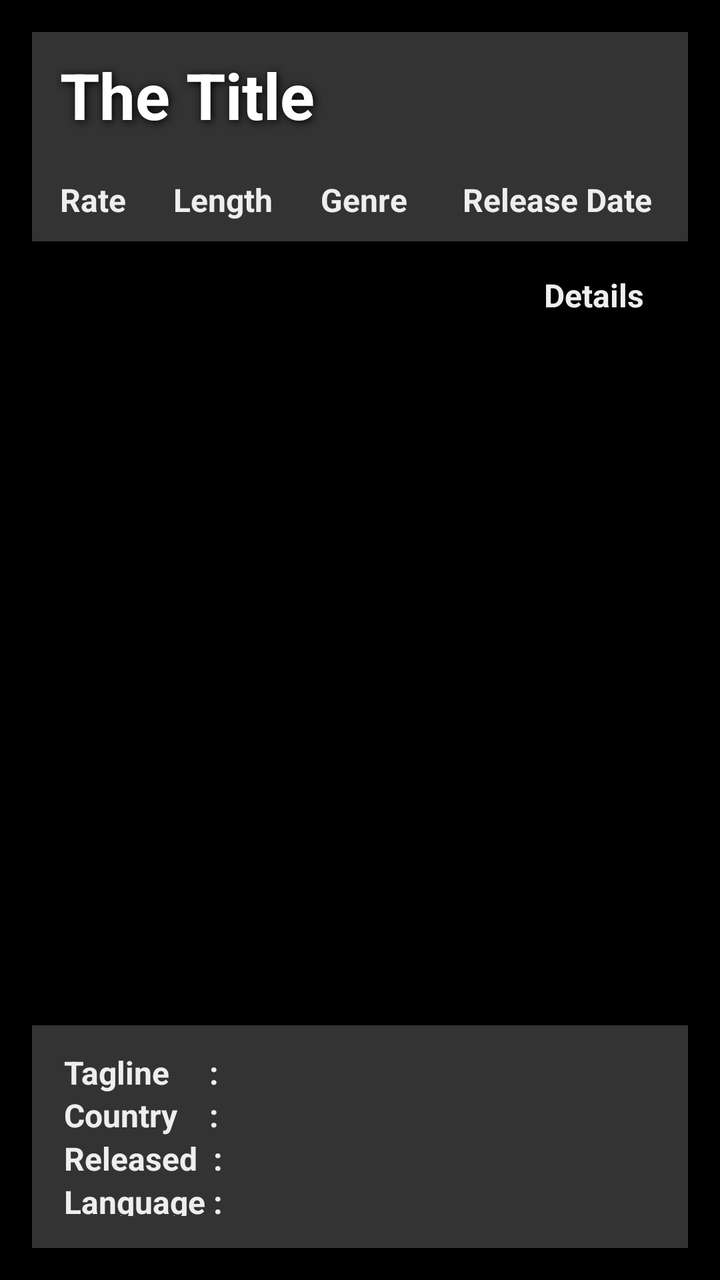
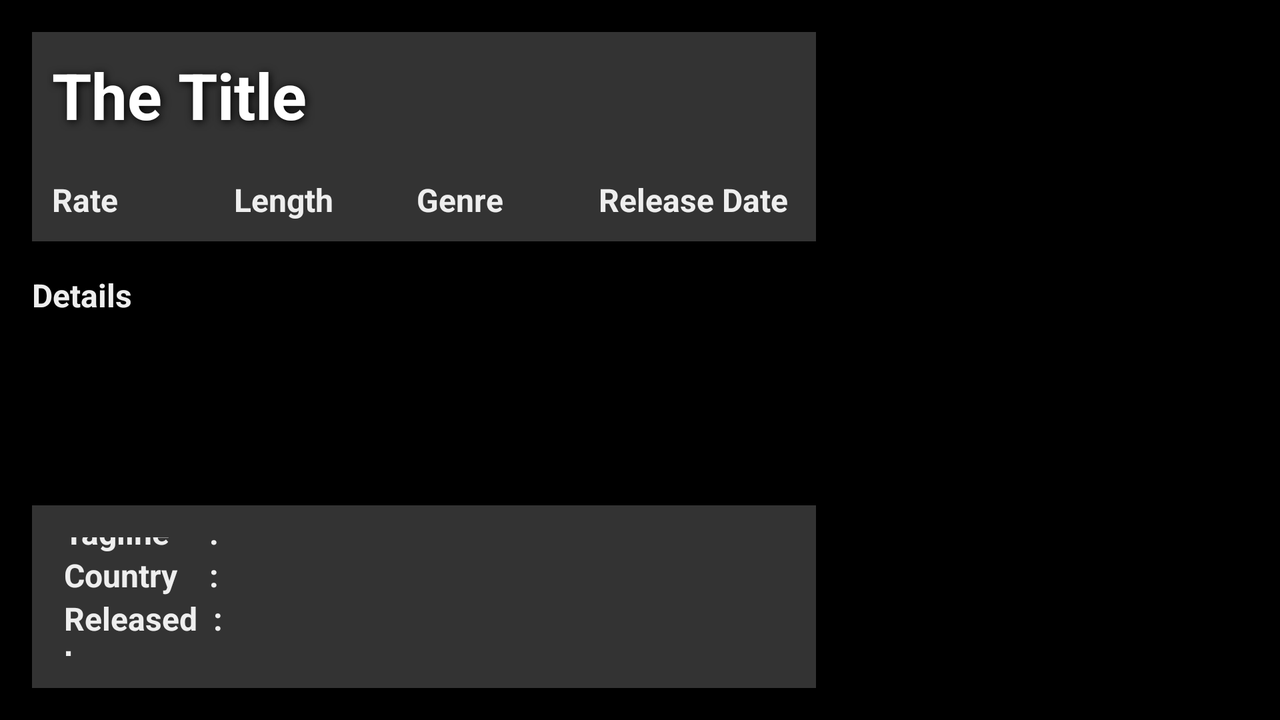

Compare how this app lays out the same screen by default and in its alternative resource folder. The renders come first, then the two layout files and the values they reference.
<!-- AndroidManifest.xml: application theme Theme.Oceanize_BD_towfiqul -->
<!-- res/layout/activity_movie_details.xml -->
<?xml version="1.0" encoding="utf-8"?>
<androidx.constraintlayout.widget.ConstraintLayout xmlns:android="http://schemas.android.com/apk/res/android"
    xmlns:app="http://schemas.android.com/apk/res-auto"
    xmlns:tools="http://schemas.android.com/tools"
    android:layout_width="match_parent"
    android:layout_height="match_parent"
    android:background="@color/black"
    android:layoutAnimation="@anim/layout_animation"
    tools:context=".Activity.MovieDetailsActivity">

    <LinearLayout
        android:id="@+id/linearLayout"
        android:layout_width="match_parent"
        android:layout_height="wrap_content"
        android:layout_margin="@dimen/size_16dp"
        android:background="@color/gray"
        android:orientation="horizontal"
        app:layout_constraintEnd_toEndOf="parent"
        app:layout_constraintStart_toStartOf="parent"
        app:layout_constraintTop_toTopOf="parent">

        <androidx.constraintlayout.widget.ConstraintLayout
            android:id="@+id/title_holder"
            android:layout_width="match_parent"
            android:layout_height="match_parent"
            app:layout_constraintEnd_toEndOf="@+id/linearLayout"
            app:layout_constraintStart_toStartOf="@+id/linearLayout"
            app:layout_constraintTop_toTopOf="@+id/linearLayout">

            <TextView
                android:id="@+id/id_title"
                android:layout_width="0dp"
                android:layout_height="wrap_content"
                android:padding="@dimen/size_10dp"
                android:text="The Title"
                android:shadowRadius="10"
                android:shadowColor="@color/black"
                android:shadowDx="1.5"
                android:shadowDy="1.5"
                android:textColor="@color/white"
                android:textSize="@dimen/text_size_32sp"
                android:textStyle="bold"
                app:layout_constraintStart_toStartOf="@+id/id_rate"
                app:layout_constraintTop_toTopOf="parent"
                tools:ignore="MissingConstraints" />

            <TextView
                android:id="@+id/id_rate"
                android:layout_width="wrap_content"
                android:layout_height="0dp"
                android:layout_weight="1"
                android:background="@color/gray"
                android:padding="@dimen/size_10dp"
                android:text="Rate"
                android:textColor="@color/secondery_text"
                android:textSize="@dimen/text_size_16sp"
                android:textStyle="bold"
                app:layout_constraintBottom_toBottomOf="@+id/id_length"
                app:layout_constraintEnd_toStartOf="@+id/id_length"
                app:layout_constraintHorizontal_bias="0.5"
                app:layout_constraintHorizontal_chainStyle="spread"
                app:layout_constraintStart_toStartOf="parent"
                app:layout_constraintTop_toBottomOf="@+id/id_title"
                tools:ignore="MissingConstraints" />

            <TextView
                android:id="@+id/id_length"
                android:layout_width="wrap_content"
                android:layout_height="0dp"
                android:layout_weight="1"
                android:background="@color/gray"
                android:padding="@dimen/size_10dp"
                android:text="Length"
                android:textColor="@color/secondery_text"
                android:textSize="@dimen/text_size_16sp"
                android:textStyle="bold"
                app:layout_constraintBottom_toBottomOf="parent"
                app:layout_constraintEnd_toStartOf="@+id/id_genre"
                app:layout_constraintHorizontal_bias="0.5"
                app:layout_constraintStart_toEndOf="@+id/id_rate"
                app:layout_constraintTop_toBottomOf="@+id/id_title"
                tools:ignore="MissingConstraints" />

            <TextView
                android:id="@+id/id_genre"
                android:layout_width="wrap_content"
                android:layout_height="wrap_content"
                android:layout_weight="1"
                android:background="@color/gray"
                android:padding="@dimen/size_10dp"
                android:text="Genre "
                android:textColor="@color/secondery_text"
                android:textSize="@dimen/text_size_16sp"
                android:textStyle="bold"
                app:layout_constraintBottom_toBottomOf="parent"
                app:layout_constraintEnd_toStartOf="@+id/id_release_date"
                app:layout_constraintHorizontal_bias="0.5"
                app:layout_constraintStart_toEndOf="@+id/id_length"
                app:layout_constraintTop_toBottomOf="@+id/id_title"
                tools:ignore="MissingConstraints" />

            <TextView
                android:id="@+id/id_release_date"
                android:layout_width="wrap_content"
                android:layout_height="wrap_content"
                android:layout_weight="1"
                android:background="@color/gray"
                android:padding="@dimen/size_10dp"
                android:text="Release Date "
                android:textColor="@color/secondery_text"
                android:textSize="@dimen/text_size_16sp"
                android:textStyle="bold"
                app:layout_constraintBottom_toBottomOf="parent"
                app:layout_constraintEnd_toEndOf="parent"
                app:layout_constraintHorizontal_bias="0.5"
                app:layout_constraintStart_toEndOf="@+id/id_genre"
                app:layout_constraintTop_toBottomOf="@+id/id_title"
                tools:ignore="MissingConstraints" />

        </androidx.constraintlayout.widget.ConstraintLayout>

    </LinearLayout>

    <ImageView
        android:id="@+id/id_poster"
        android:layout_width="@dimen/size_240dp"
        android:layout_height="@dimen/size_360dp"
        android:layout_marginStart="@dimen/size_16dp"
        android:layout_marginLeft="@dimen/size_16dp"
        android:layout_marginTop="@dimen/size_16dp"
        android:background="@drawable/moviel_list_place_holer"
        app:layout_constraintStart_toStartOf="parent"
        app:layout_constraintTop_toBottomOf="@+id/linearLayout" />

    <TextView
        android:id="@+id/id_overview"
        android:layout_width="0dp"
        android:layout_height="0dp"
        android:layout_margin="@dimen/size_16dp"
        android:text="Details"
        android:textColor="@color/secondery_text"
        android:textSize="@dimen/size_16dp"
        android:textStyle="bold"
        app:layout_constraintBottom_toTopOf="@+id/detail_info"
        app:layout_constraintEnd_toEndOf="parent"
        app:layout_constraintStart_toEndOf="@+id/id_poster"
        app:layout_constraintTop_toBottomOf="@+id/linearLayout" />


    <androidx.constraintlayout.widget.ConstraintLayout
        android:id="@+id/detail_info"
        android:layout_width="0dp"
        android:layout_height="0dp"
        android:layout_margin="@dimen/size_16dp"
        android:background="@color/gray"
        android:padding="@dimen/size_16dp"
        android:textColor="@color/secondery_text"
        app:layout_constraintBottom_toBottomOf="parent"
        app:layout_constraintEnd_toEndOf="parent"
        app:layout_constraintStart_toStartOf="parent"
        app:layout_constraintTop_toBottomOf="@+id/id_poster">

        <TextView
            android:id="@+id/id_tagline_heading"
            android:layout_width="wrap_content"
            android:layout_height="wrap_content"
            android:text="Tagline     :"
            android:textColor="@color/secondery_text"
            android:textSize="@dimen/size_16dp"
            android:textStyle="bold"
            app:layout_constraintBottom_toTopOf="@+id/id_country_heading"
            app:layout_constraintStart_toStartOf="parent"
            app:layout_constraintTop_toTopOf="parent" />

        <TextView
            android:id="@+id/id_country_heading"
            android:layout_width="wrap_content"
            android:layout_height="wrap_content"
            android:text="Country    :"
            android:textColor="@color/secondery_text"
            android:textSize="@dimen/size_16dp"
            android:textStyle="bold"

            app:layout_constraintBottom_toTopOf="@+id/id_released_heading"
            app:layout_constraintStart_toStartOf="parent"
            app:layout_constraintTop_toBottomOf="@+id/id_tagline_heading" />

        <TextView
            android:id="@+id/id_released_heading"
            android:layout_width="wrap_content"
            android:layout_height="wrap_content"
            android:text="Released  :"
            android:textColor="@color/secondery_text"
            android:textSize="@dimen/size_16dp"
            android:textStyle="bold"

            app:layout_constraintBottom_toTopOf="@+id/id_language_heading"
            app:layout_constraintStart_toStartOf="parent"
            app:layout_constraintTop_toBottomOf="@+id/id_country_heading" />

        <TextView
            android:id="@+id/id_language_heading"
            android:layout_width="wrap_content"
            android:layout_height="wrap_content"
            android:text="Language :"
            android:textColor="@color/secondery_text"
            android:textSize="@dimen/size_16dp"
            android:textStyle="bold"

            app:layout_constraintBottom_toBottomOf="parent"
            app:layout_constraintStart_toStartOf="parent"
            app:layout_constraintTop_toBottomOf="@+id/id_released_heading" />

        <androidx.constraintlayout.widget.Guideline
            android:id="@+id/guideline"
            android:layout_width="wrap_content"
            android:layout_height="wrap_content"
            android:orientation="vertical"
            app:layout_constraintGuide_begin="111dp" />

        <TextView
            android:id="@+id/id_tagline"
            android:layout_width="0dp"
            android:layout_height="wrap_content"
            android:text=""
            android:textColor="@color/secondery_text"
            android:textSize="@dimen/size_16dp"
            android:textStyle="bold"
            app:layout_constraintBottom_toTopOf="@+id/id_country"
            app:layout_constraintEnd_toEndOf="parent"
            app:layout_constraintStart_toStartOf="@+id/guideline"
            app:layout_constraintTop_toTopOf="parent" />

        <TextView
            android:id="@+id/id_country"
            android:layout_width="wrap_content"
            android:layout_height="wrap_content"
            android:text=""
            android:textColor="@color/secondery_text"
            android:textSize="@dimen/size_16dp"
            android:textStyle="bold"
            app:layout_constraintBottom_toTopOf="@+id/id_released"
            app:layout_constraintStart_toStartOf="@+id/guideline"
            app:layout_constraintTop_toBottomOf="@+id/id_tagline" />

        <TextView
            android:id="@+id/id_released"
            android:layout_width="wrap_content"
            android:layout_height="wrap_content"
            android:text=""
            android:textColor="@color/secondery_text"
            android:textSize="@dimen/size_16dp"
            android:textStyle="bold"
            app:layout_constraintBottom_toTopOf="@+id/id_language"
            app:layout_constraintStart_toStartOf="@+id/guideline"
            app:layout_constraintTop_toBottomOf="@+id/id_country" />

        <TextView
            android:id="@+id/id_language"
            android:layout_width="wrap_content"
            android:layout_height="wrap_content"
            android:text=""
            android:textColor="@color/secondery_text"
            android:textSize="@dimen/size_16dp"
            android:textStyle="bold"
            app:layout_constraintBottom_toBottomOf="parent"
            app:layout_constraintStart_toStartOf="@+id/guideline"
            app:layout_constraintTop_toBottomOf="@+id/id_released" />
    </androidx.constraintlayout.widget.ConstraintLayout>




</androidx.constraintlayout.widget.ConstraintLayout>
<!-- resources referenced by this layout -->
<resources>
  <color name="black">#FF000000</color>
  <color name="gray">#FF333333</color>
  <color name="secondery_text">#FFEEEEEE</color>
  <color name="white">#FFFFFFFF</color>
  <!-- from res/values-sw320dp/ -->
  <dimen name="size_10dp">10dp</dimen>
  <!-- from res/values-sw320dp/ -->
  <dimen name="size_16dp">16dp</dimen>
  <!-- from res/values-sw320dp/ -->
  <dimen name="size_240dp">240dp</dimen>
  <!-- from res/values-sw320dp/ -->
  <dimen name="size_360dp">360dp</dimen>
  <!-- from res/values-sw320dp/ -->
  <dimen name="text_size_16sp">16sp</dimen>
  <dimen name="text_size_32sp">32sp</dimen>
  <style name="Theme.Oceanize_BD_towfiqul" parent="Theme.MaterialComponents.DayNight.NoActionBar">
          
          <item name="colorPrimary">@color/purple_500</item>
          <item name="colorPrimaryVariant">@color/purple_700</item>
          <item name="colorOnPrimary">@color/white</item>
          
          <item name="colorSecondary">@color/teal_200</item>
          <item name="colorSecondaryVariant">@color/teal_700</item>
          <item name="colorOnSecondary">@color/black</item>
          
          <item name="android:statusBarColor" tools:targetApi="l">?attr/colorPrimaryVariant</item>
          
      </style>
  <color name="purple_500">#FF6200EE</color>
  <color name="purple_700">#FF3700B3</color>
  <color name="teal_200">#FF03DAC5</color>
  <color name="teal_700">#FF018786</color>
</resources>
<!-- res/layout-land/activity_movie_details.xml (the author's variant of the layout above) -->
<!-- drawn on the phone turned sideways -->
<?xml version="1.0" encoding="utf-8"?>
<androidx.constraintlayout.widget.ConstraintLayout xmlns:android="http://schemas.android.com/apk/res/android"
    xmlns:app="http://schemas.android.com/apk/res-auto"
    xmlns:tools="http://schemas.android.com/tools"
    android:layout_width="match_parent"
    android:layout_height="match_parent"
    android:background="@color/black"
    android:layoutAnimation="@anim/layout_animation"
    tools:context=".Activity.MovieDetailsActivity">

    <LinearLayout
        android:id="@+id/linearLayout"
        android:layout_width="0dp"
        android:layout_height="wrap_content"
        android:layout_margin="@dimen/size_16dp"
        android:background="@color/gray"
        android:orientation="horizontal"

        app:layout_constraintEnd_toStartOf="@+id/id_poster"
        app:layout_constraintStart_toStartOf="parent"
        app:layout_constraintTop_toTopOf="parent">

        <androidx.constraintlayout.widget.ConstraintLayout
            android:id="@+id/title_holder"
            android:layout_width="match_parent"
            android:layout_height="match_parent"
            app:layout_constraintEnd_toEndOf="@+id/linearLayout"
            app:layout_constraintStart_toStartOf="@+id/linearLayout"
            app:layout_constraintTop_toTopOf="@+id/linearLayout">

            <TextView
                android:id="@+id/id_title"
                android:layout_width="0dp"
                android:layout_height="wrap_content"
                android:padding="@dimen/size_10dp"
                android:shadowColor="@color/black"
                android:shadowDx="1.5"
                android:shadowDy="1.5"
                android:shadowRadius="10"
                android:text="The Title"
                android:textColor="@color/white"
                android:textSize="@dimen/text_size_32sp"
                android:textStyle="bold"
                app:layout_constraintStart_toStartOf="@+id/id_rate"
                app:layout_constraintTop_toTopOf="parent"
                tools:ignore="MissingConstraints" />

            <TextView
                android:id="@+id/id_rate"
                android:layout_width="0dp"
                android:layout_height="0dp"
                android:layout_weight="1"
                android:background="@color/gray"
                android:padding="@dimen/size_10dp"
                android:text="Rate"
                android:textColor="@color/secondery_text"
                android:textSize="@dimen/text_size_16sp"
                android:textStyle="bold"
                app:layout_constraintBottom_toBottomOf="@+id/id_length"
                app:layout_constraintEnd_toStartOf="@+id/id_length"
                app:layout_constraintHorizontal_bias="0.5"
                app:layout_constraintHorizontal_chainStyle="spread"
                app:layout_constraintStart_toStartOf="parent"
                app:layout_constraintTop_toBottomOf="@+id/id_title"
                tools:ignore="MissingConstraints" />

            <TextView
                android:id="@+id/id_length"
                android:layout_width="0dp"
                android:layout_height="0dp"
                android:layout_weight="1"
                android:background="@color/gray"
                android:padding="@dimen/size_10dp"
                android:text="Length"
                android:textColor="@color/secondery_text"
                android:textSize="@dimen/text_size_16sp"
                android:textStyle="bold"
                app:layout_constraintBottom_toBottomOf="parent"
                app:layout_constraintEnd_toStartOf="@+id/id_genre"
                app:layout_constraintHorizontal_bias="0.5"
                app:layout_constraintStart_toEndOf="@+id/id_rate"
                app:layout_constraintTop_toBottomOf="@+id/id_title"
                tools:ignore="MissingConstraints" />

            <TextView
                android:id="@+id/id_genre"
                android:layout_width="0dp"
                android:layout_height="wrap_content"
                android:layout_weight="1"
                android:background="@color/gray"
                android:padding="@dimen/size_10dp"
                android:text="Genre "
                android:textColor="@color/secondery_text"
                android:textSize="@dimen/text_size_16sp"
                android:textStyle="bold"
                app:layout_constraintBottom_toBottomOf="parent"
                app:layout_constraintEnd_toStartOf="@+id/id_release_date"
                app:layout_constraintHorizontal_bias="0.5"
                app:layout_constraintStart_toEndOf="@+id/id_length"
                app:layout_constraintTop_toBottomOf="@+id/id_title"
                tools:ignore="MissingConstraints" />

            <TextView
                android:id="@+id/id_release_date"
                android:layout_width="wrap_content"
                android:layout_height="wrap_content"
                android:layout_weight="1"
                android:background="@color/gray"
                android:padding="@dimen/size_10dp"
                android:text="Release Date "
                android:textColor="@color/secondery_text"
                android:textSize="@dimen/text_size_16sp"
                android:textStyle="bold"
                app:layout_constraintBottom_toBottomOf="parent"
                app:layout_constraintEnd_toEndOf="parent"
                app:layout_constraintHorizontal_bias="0.5"
                app:layout_constraintStart_toEndOf="@+id/id_genre"
                app:layout_constraintTop_toBottomOf="@+id/id_title"
                tools:ignore="MissingConstraints" />

        </androidx.constraintlayout.widget.ConstraintLayout>

    </LinearLayout>

    <ImageView
        android:id="@+id/id_poster"
        android:layout_width="@dimen/size_200dp"
        android:layout_height="@dimen/size_300dp"
        android:layout_marginTop="@dimen/size_16dp"
        android:layout_marginEnd="@dimen/size_16dp"
        android:layout_marginRight="@dimen/size_16dp"
        android:background="@drawable/moviel_list_place_holer"
        app:layout_constraintEnd_toEndOf="parent"
        app:layout_constraintTop_toTopOf="parent" />

    <TextView
        android:id="@+id/id_overview"
        android:layout_width="0dp"
        android:layout_height="100dp"
        android:layout_margin="@dimen/size_16dp"
        android:text="Details"
        android:textColor="@color/secondery_text"
        android:textSize="@dimen/size_16dp"
        android:textStyle="bold"
        app:layout_constraintEnd_toStartOf="@+id/id_poster"
        app:layout_constraintStart_toStartOf="parent"
        app:layout_constraintTop_toBottomOf="@+id/linearLayout" />


    <androidx.constraintlayout.widget.ConstraintLayout
        android:id="@+id/detail_info"
        android:layout_width="0dp"
        android:layout_height="0dp"
        android:layout_margin="@dimen/size_16dp"
        android:background="@color/gray"
        android:padding="@dimen/size_16dp"
        android:textColor="@color/secondery_text"
        app:layout_constraintBottom_toBottomOf="parent"
        app:layout_constraintEnd_toStartOf="@+id/id_poster"
        app:layout_constraintHorizontal_bias="0.031"
        app:layout_constraintStart_toStartOf="parent"
        app:layout_constraintTop_toBottomOf="@+id/id_overview"
        app:layout_constraintVertical_bias="0.0">

        <TextView
            android:id="@+id/id_tagline_heading"
            android:layout_width="wrap_content"
            android:layout_height="wrap_content"
            android:text="Tagline     :"
            android:textColor="@color/secondery_text"
            android:textSize="@dimen/size_16dp"
            android:textStyle="bold"
            app:layout_constraintBottom_toTopOf="@+id/id_country_heading"
            app:layout_constraintStart_toStartOf="parent"
            app:layout_constraintTop_toTopOf="parent" />

        <TextView
            android:id="@+id/id_country_heading"
            android:layout_width="wrap_content"
            android:layout_height="wrap_content"
            android:text="Country    :"
            android:textColor="@color/secondery_text"
            android:textSize="@dimen/size_16dp"
            android:textStyle="bold"

            app:layout_constraintBottom_toTopOf="@+id/id_released_heading"
            app:layout_constraintStart_toStartOf="parent"
            app:layout_constraintTop_toBottomOf="@+id/id_tagline_heading" />

        <TextView
            android:id="@+id/id_released_heading"
            android:layout_width="wrap_content"
            android:layout_height="wrap_content"
            android:text="Released  :"
            android:textColor="@color/secondery_text"
            android:textSize="@dimen/size_16dp"
            android:textStyle="bold"

            app:layout_constraintBottom_toTopOf="@+id/id_language_heading"
            app:layout_constraintStart_toStartOf="parent"
            app:layout_constraintTop_toBottomOf="@+id/id_country_heading" />

        <TextView
            android:id="@+id/id_language_heading"
            android:layout_width="wrap_content"
            android:layout_height="wrap_content"
            android:text="Language :"
            android:textColor="@color/secondery_text"
            android:textSize="@dimen/size_16dp"
            android:textStyle="bold"

            app:layout_constraintBottom_toBottomOf="parent"
            app:layout_constraintStart_toStartOf="parent"
            app:layout_constraintTop_toBottomOf="@+id/id_released_heading" />

        <androidx.constraintlayout.widget.Guideline
            android:id="@+id/guideline"
            android:layout_width="wrap_content"
            android:layout_height="wrap_content"
            android:orientation="vertical"
            app:layout_constraintGuide_begin="111dp" />

        <TextView
            android:id="@+id/id_tagline"
            android:layout_width="0dp"
            android:layout_height="wrap_content"
            android:text=""
            android:textColor="@color/secondery_text"
            android:textSize="@dimen/size_16dp"
            android:textStyle="bold"
            app:layout_constraintBottom_toTopOf="@+id/id_country"
            app:layout_constraintEnd_toEndOf="parent"
            app:layout_constraintStart_toStartOf="@+id/guideline"
            app:layout_constraintTop_toTopOf="parent" />

        <TextView
            android:id="@+id/id_country"
            android:layout_width="wrap_content"
            android:layout_height="wrap_content"
            android:text=""
            android:textColor="@color/secondery_text"
            android:textSize="@dimen/size_16dp"
            android:textStyle="bold"
            app:layout_constraintBottom_toTopOf="@+id/id_released"
            app:layout_constraintStart_toStartOf="@+id/guideline"
            app:layout_constraintTop_toBottomOf="@+id/id_tagline" />

        <TextView
            android:id="@+id/id_released"
            android:layout_width="wrap_content"
            android:layout_height="wrap_content"
            android:text=""
            android:textColor="@color/secondery_text"
            android:textSize="@dimen/size_16dp"
            android:textStyle="bold"
            app:layout_constraintBottom_toTopOf="@+id/id_language"
            app:layout_constraintStart_toStartOf="@+id/guideline"
            app:layout_constraintTop_toBottomOf="@+id/id_country" />

        <TextView
            android:id="@+id/id_language"
            android:layout_width="wrap_content"
            android:layout_height="wrap_content"
            android:text=""
            android:textColor="@color/secondery_text"
            android:textSize="@dimen/size_16dp"
            android:textStyle="bold"
            app:layout_constraintBottom_toBottomOf="parent"
            app:layout_constraintStart_toStartOf="@+id/guideline"
            app:layout_constraintTop_toBottomOf="@+id/id_released" />
    </androidx.constraintlayout.widget.ConstraintLayout>


</androidx.constraintlayout.widget.ConstraintLayout>
<!-- resources referenced by the variant -->
<!-- as the phone turned sideways resolves them -->
<resources>
  <color name="black">#FF000000</color>
  <color name="gray">#FF333333</color>
  <color name="secondery_text">#FFEEEEEE</color>
  <color name="white">#FFFFFFFF</color>
  <!-- from res/values-sw320dp/ -->
  <dimen name="size_10dp">10dp</dimen>
  <!-- from res/values-sw320dp/ -->
  <dimen name="size_16dp">16dp</dimen>
  <!-- from res/values-sw320dp/ -->
  <dimen name="size_200dp">200dp</dimen>
  <!-- from res/values-sw320dp/ -->
  <dimen name="size_300dp">300dp</dimen>
  <!-- from res/values-sw320dp/ -->
  <dimen name="text_size_16sp">16sp</dimen>
  <dimen name="text_size_32sp">32sp</dimen>
  <style name="Theme.Oceanize_BD_towfiqul" parent="Theme.MaterialComponents.DayNight.NoActionBar">
          
          <item name="colorPrimary">@color/purple_500</item>
          <item name="colorPrimaryVariant">@color/purple_700</item>
          <item name="colorOnPrimary">@color/white</item>
          
          <item name="colorSecondary">@color/teal_200</item>
          <item name="colorSecondaryVariant">@color/teal_700</item>
          <item name="colorOnSecondary">@color/black</item>
          
          <item name="android:statusBarColor" tools:targetApi="l">?attr/colorPrimaryVariant</item>
          
      </style>
  <color name="purple_500">#FF6200EE</color>
  <color name="purple_700">#FF3700B3</color>
  <color name="teal_200">#FF03DAC5</color>
  <color name="teal_700">#FF018786</color>
</resources>
